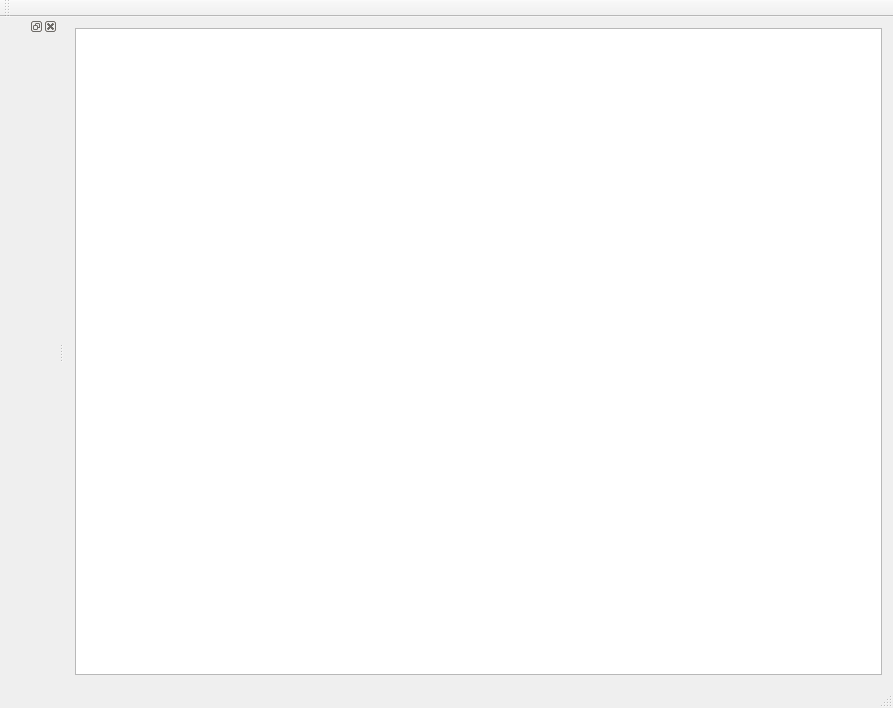
<?xml version="1.0" encoding="UTF-8"?>
<ui version="4.0">
 <class>MainWindow</class>
 <widget class="QMainWindow" name="MainWindow">
  <property name="geometry">
   <rect>
    <x>0</x>
    <y>0</y>
    <width>893</width>
    <height>708</height>
   </rect>
  </property>
  <property name="windowTitle">
   <string>MainWindow</string>
  </property>
  <widget class="QWidget" name="centralWidget">
   <layout class="QGridLayout" name="gridLayout">
    <item row="0" column="0">
     <widget class="GraphicsView" name="graphicsView"/>
    </item>
   </layout>
  </widget>
  <widget class="QMenuBar" name="menuBar">
   <property name="geometry">
    <rect>
     <x>0</x>
     <y>0</y>
     <width>893</width>
     <height>19</height>
    </rect>
   </property>
  </widget>
  <widget class="NodeToolBar" name="nodeToolBar">
   <property name="allowedAreas">
    <set>Qt::AllToolBarAreas</set>
   </property>
   <property name="orientation">
    <enum>Qt::Horizontal</enum>
   </property>
   <attribute name="toolBarArea">
    <enum>TopToolBarArea</enum>
   </attribute>
   <attribute name="toolBarBreak">
    <bool>false</bool>
   </attribute>
  </widget>
  <widget class="QStatusBar" name="statusBar"/>
  <widget class="QDockWidget" name="sheetDockWidget">
   <attribute name="dockWidgetArea">
    <number>1</number>
   </attribute>
   <widget class="QWidget" name="dockWidgetContents"/>
  </widget>
 </widget>
 <layoutdefault spacing="6" margin="11"/>
 <customwidgets>
  <customwidget>
   <class>GraphicsView</class>
   <extends>QGraphicsView</extends>
   <header>core/view/graphicsview/GraphicsView.h</header>
  </customwidget>
  <customwidget>
   <class>NodeToolBar</class>
   <extends>QToolBar</extends>
   <header>core/view/widget/NodeToolBar.h</header>
  </customwidget>
 </customwidgets>
 <resources/>
 <connections/>
</ui>
